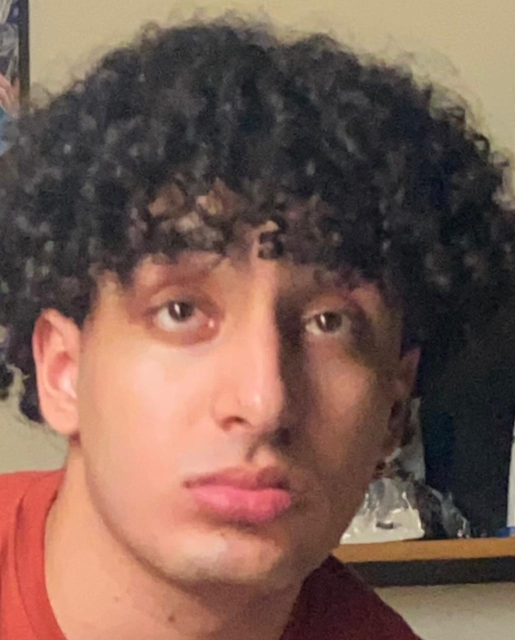
#> input picture Dataset/training/Training_RAW/iser.2.23.jpeg, 1030 x 1280 px, found by its file name (shown at 1/2 size); its folder holds only this picture in this run
$ jupyter execute --allow-errors Data_Cleaning.ipynb
#> lines starting #> are read from the running program, lines starting #| are printed output that depends on the picture
[cell 1]
import cv2
import os

def clean_existing_dataset(source_folder, output_folder, size=(200, 200)):
#> called with size = (200, 200)
    face_cascade = cv2.CascadeClassifier(cv2.data.haarcascades + 'haarcascade_frontalface_default.xml')

    if not os.path.exists(output_folder):
        os.makedirs(output_folder)

    files = [f for f in os.listdir(source_folder) if f.lower().endswith(('.jpg', '.jpeg', '.png'))]
    print(f"Starting cleanup of {len(files)} images from {source_folder}...")

    count = 0
    for filename in files:
        img_path = os.path.join(source_folder, filename)
        img = cv2.imread(img_path)
#> img is the input picture: shape (1280, 1030, 3); mean B, G, R 81.7, 93, 121.9
        if img is None: continue

        gray = cv2.cvtColor(img, cv2.COLOR_BGR2GRAY)
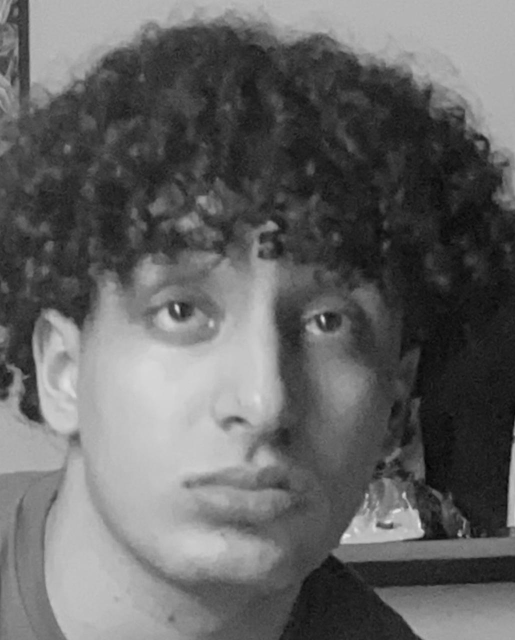
#> gray: shape (1280, 1030) (shown at 1/2 size); min 1, max 234, mean 100.3

        # --- CHANGE: REMOVED cv2.equalizeHist HERE ---
        # We want raw, clean crops. Lighting fix happens during training.

        # Detect faces
        faces = face_cascade.detectMultiScale(gray, scaleFactor=1.1, minNeighbors=5)
#> faces = [[598, 569, 194, 194], [68, 302, 878, 878]]

        if len(faces) > 0:
            # Pick the largest face in the image
            x, y, w, h = max(faces, key=lambda rect: rect[2] * rect[3])
#> x = 68; y = 302; w = 878; h = 878
            face_crop = gray[y:y+h, x:x+w]
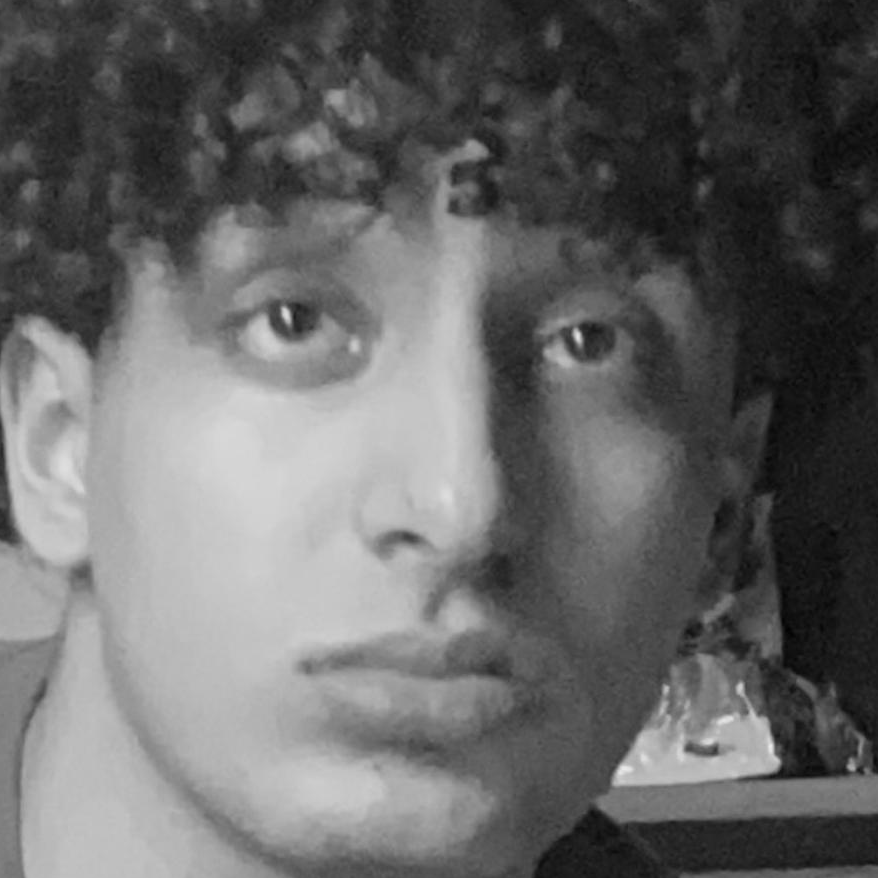
#> face_crop: shape (878, 878); min 1, max 234, mean 102.6

            # Resize
            face_final = cv2.resize(face_crop, size)

            save_path = os.path.join(output_folder, filename)
            cv2.imwrite(save_path, face_final)
            count += 1
        else:
            print(f"Warning: No face detected in {filename}.")

    print(f"Finished. Saved {count} faces to {output_folder}.")

# Define your paths here
source_train = r'C:\Users\hp\Desktop\Attendance-System-Using-Face-Recognition\Dataset\training\Training_RAW'
dest_train = r'C:\Users\hp\Desktop\Attendance-System-Using-Face-Recognition\Dataset\training\Cleaned_Training'

source_test = r'C:\Users\hp\Desktop\Attendance-System-Using-Face-Recognition\Dataset\test\Test_RAW'
dest_test = r'C:\Users\hp\Desktop\Attendance-System-Using-Face-Recognition\Dataset\test\Cleaned_test'

# Run cleanup
clean_existing_dataset(source_train, dest_train)
#> (the rest of this cell did not finish here and is left out)

$ run again, on Dataset/training/Training_RAW/user.1.12.jpeg
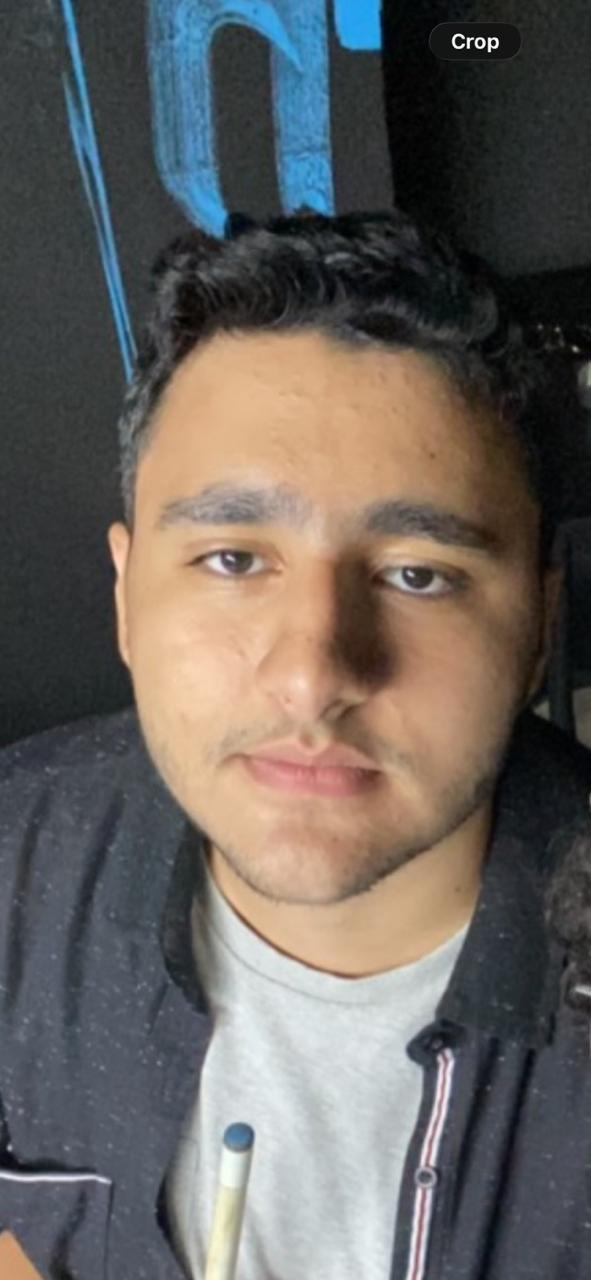
#> input picture Dataset/training/Training_RAW/user.1.12.jpeg, 591 x 1280 px, found by its file name
#> in clean_existing_dataset, img is the input picture: shape (1280, 591, 3); mean B, G, R 93.7, 97.7, 102.9
#> in clean_existing_dataset, `gray = cv2.cvtColor(img, cv2.COLOR_BGR2GRAY)`:
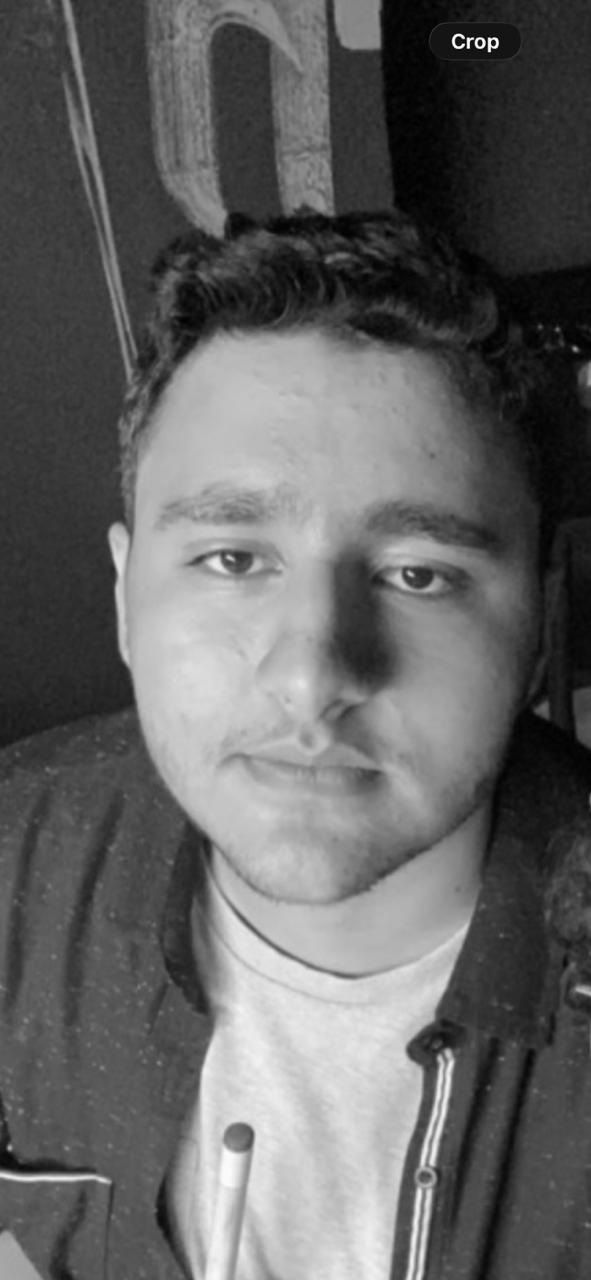
#> gray: shape (1280, 591); min 0, max 255, mean 98.9
#> faces = [[57, 366, 510, 510]]
#> x = 57; y = 366; w = 510
#> in clean_existing_dataset, `face_crop = gray[y:y+h, x:x+w]`:
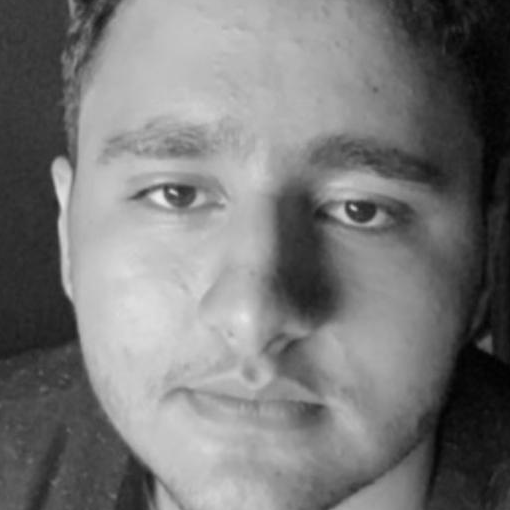
#> face_crop: shape (510, 510); min 1, max 237, mean 119.5

$ run again, on Dataset/training/Training_RAW/user.1.13.jpeg
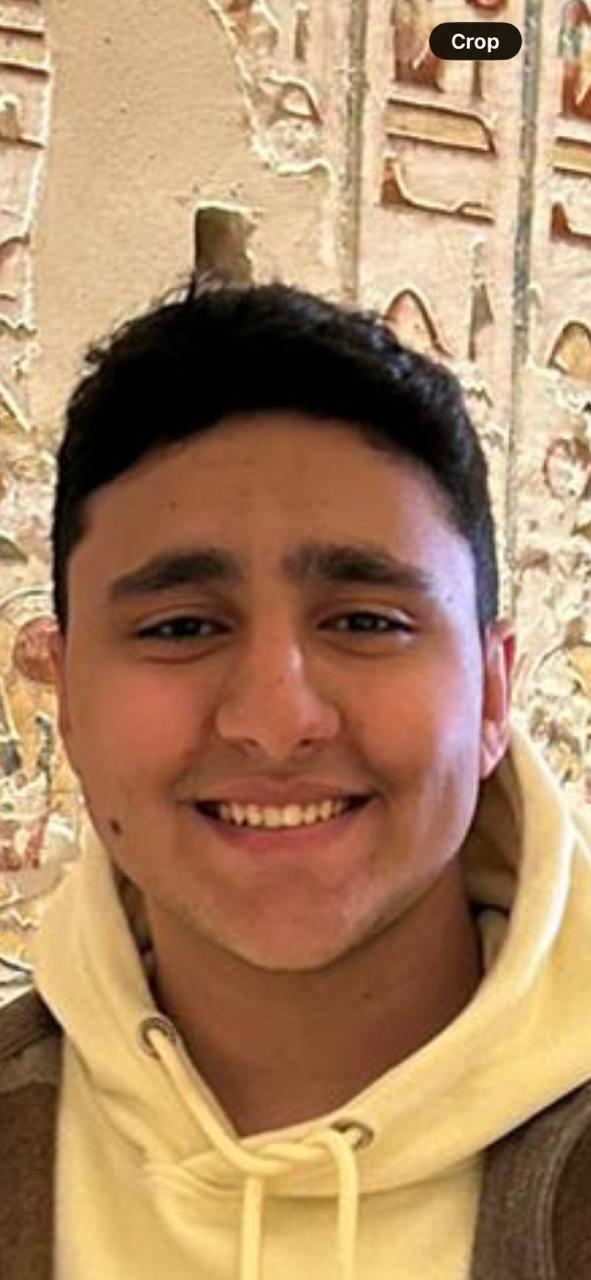
#> input picture Dataset/training/Training_RAW/user.1.13.jpeg, 591 x 1280 px, found by its file name
#> in clean_existing_dataset, img is the input picture: shape (1280, 591, 3); mean B, G, R 100, 134.3, 170.4
#> in clean_existing_dataset, `gray = cv2.cvtColor(img, cv2.COLOR_BGR2GRAY)`:
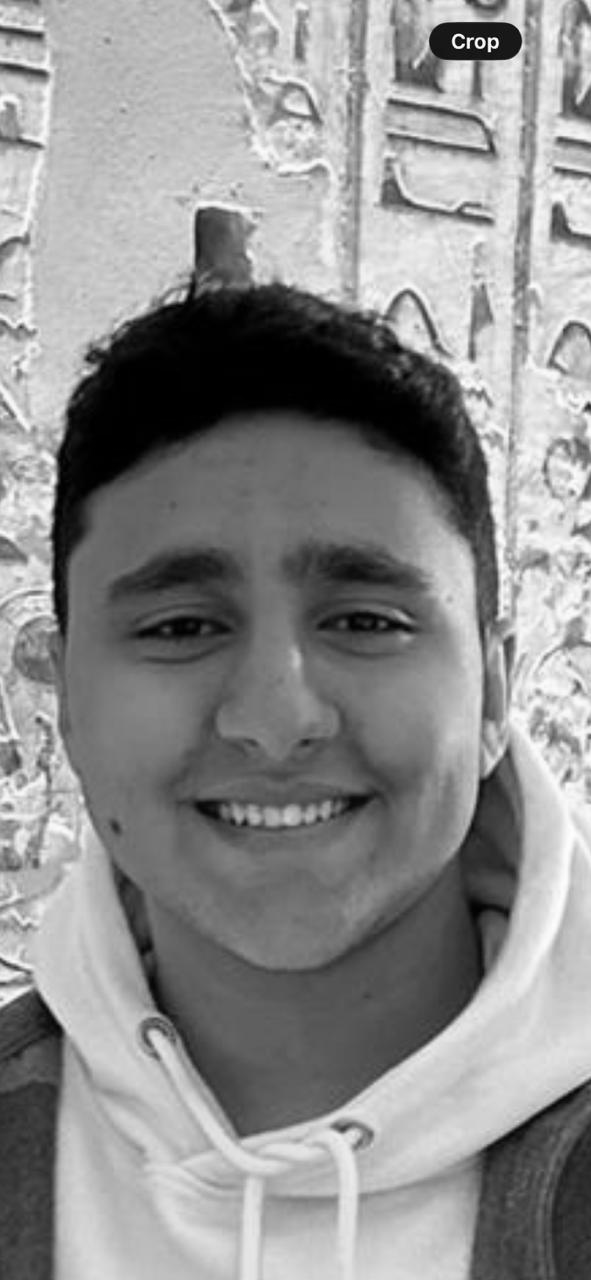
#> gray: shape (1280, 591); min 0, max 254, mean 141.2
#> faces = [[32, 430, 484, 484]]
#> x = 32; y = 430; w = 484
#> in clean_existing_dataset, `face_crop = gray[y:y+h, x:x+w]`:
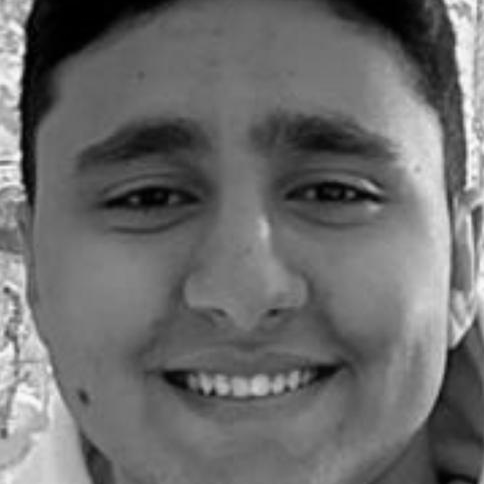
#> face_crop: shape (484, 484); min 0, max 252, mean 107.9

$ run again, on Dataset/training/Training_RAW/user.1.14.jpeg
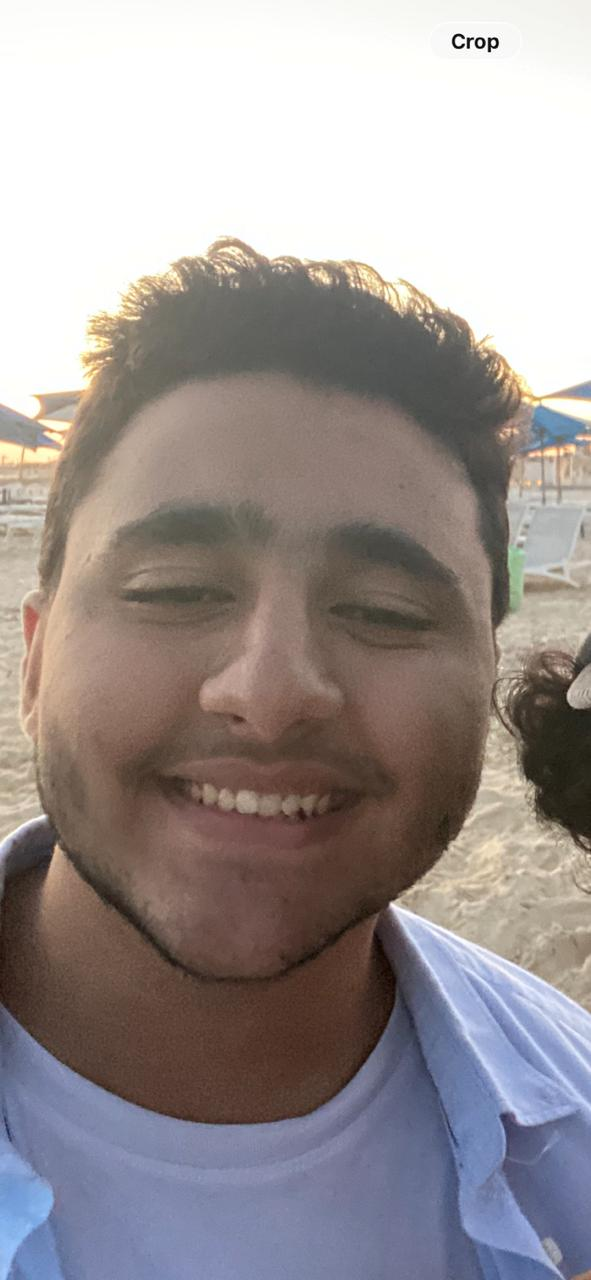
#> input picture Dataset/training/Training_RAW/user.1.14.jpeg, 591 x 1280 px, found by its file name
#> in clean_existing_dataset, img is the input picture: shape (1280, 591, 3); mean B, G, R 147.7, 148.5, 156.5
#> in clean_existing_dataset, `gray = cv2.cvtColor(img, cv2.COLOR_BGR2GRAY)`:
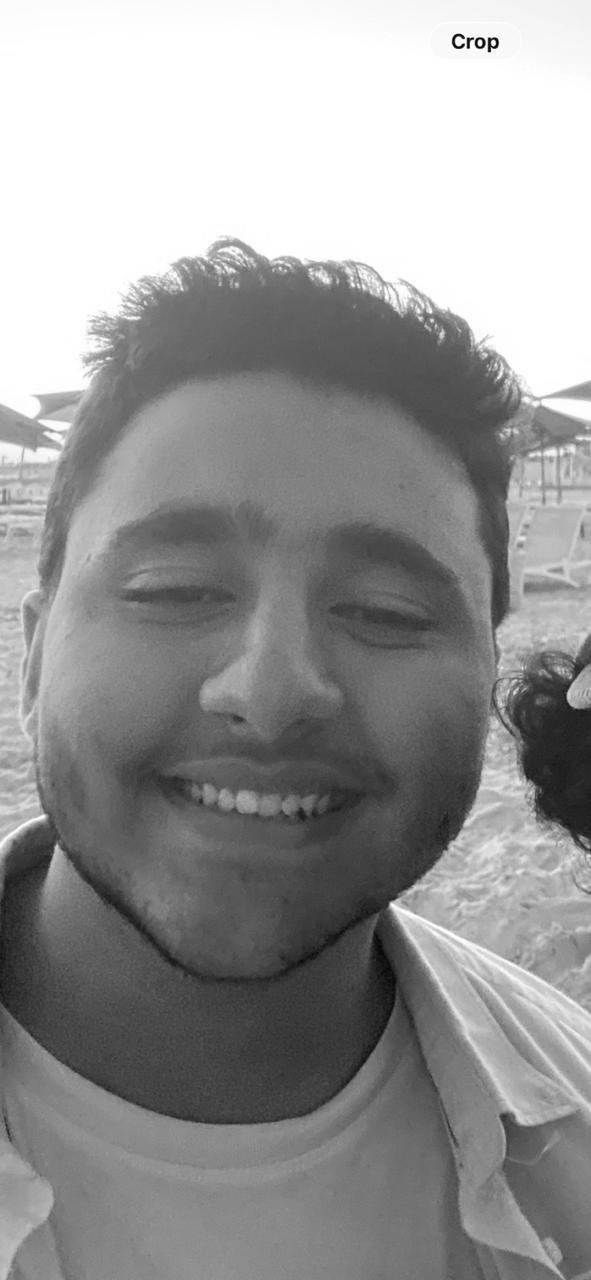
#> gray: shape (1280, 591); min 0, max 255, mean 150.8
#> faces = [[28, 396, 515, 515]]
#> x = 28; y = 396; w = 515
#> in clean_existing_dataset, `face_crop = gray[y:y+h, x:x+w]`:
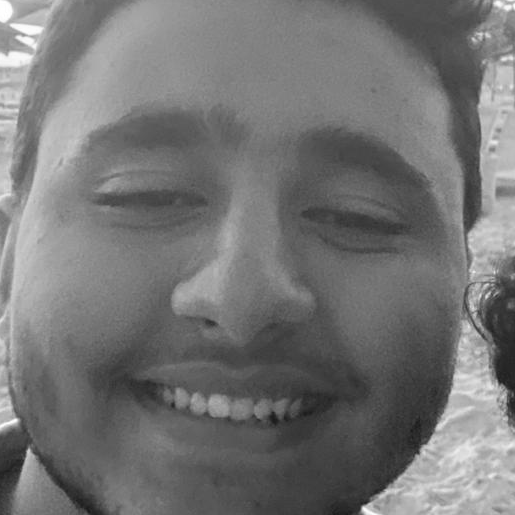
#> face_crop: shape (515, 515); min 25, max 255, mean 116.1
